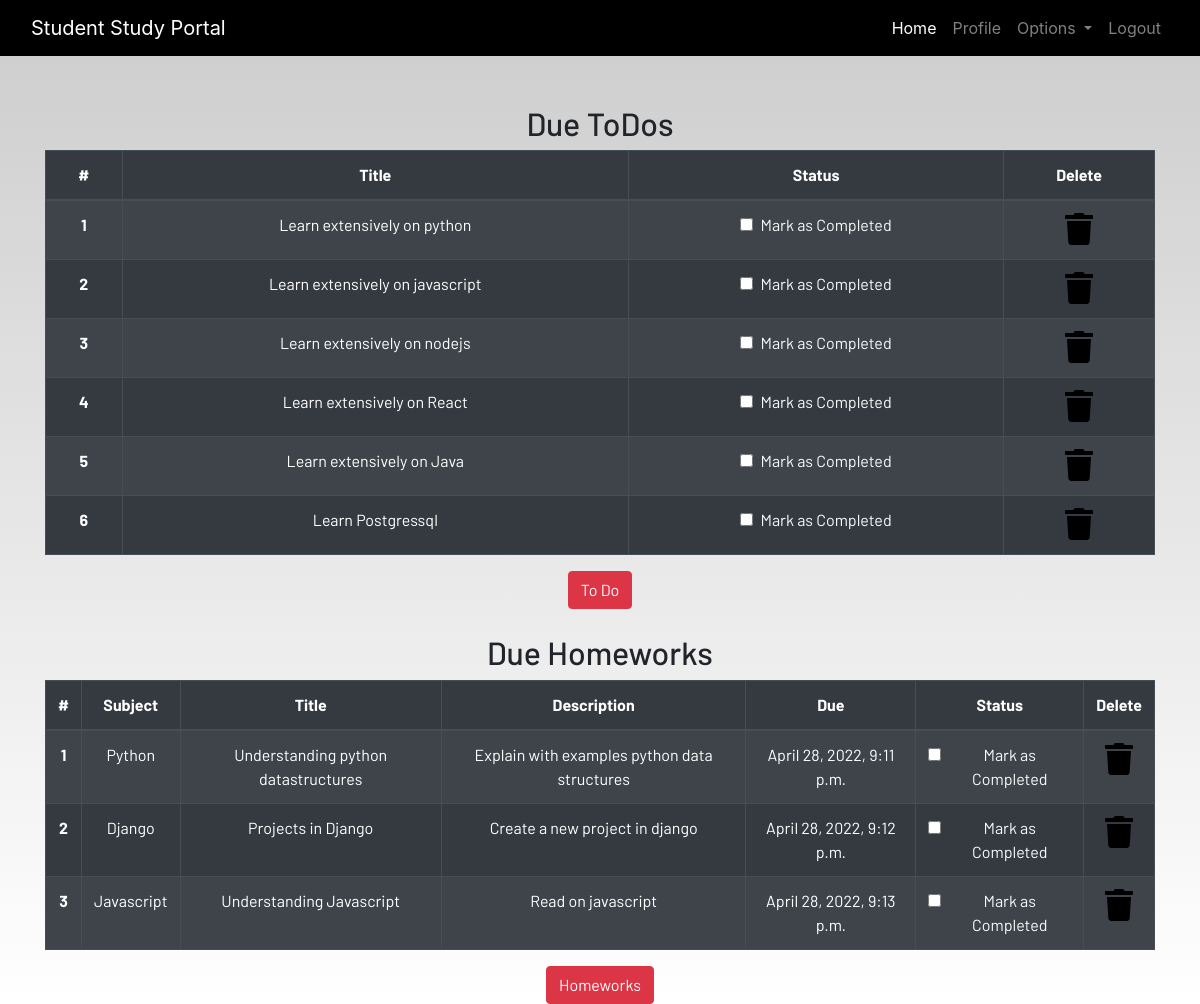
/profile/ (signed in), run on the app's committed database.
### studentportal/models.py (models this page shows, shortened)
class Todo(models.Model):
    user = models.ForeignKey(User, on_delete=models.CASCADE)
    title = models.CharField(max_length=255)
    is_finished = models.BooleanField(default=False)

class Homework(models.Model):
    user = models.ForeignKey(User, on_delete=models.CASCADE)
    subject = models.CharField(max_length=50)
    title = models.CharField(max_length=255)
    description = models.TextField()
    due = models.DateTimeField()
    is_finished = models.BooleanField(default=False)

### studentportal/views.py (the view)
# urls.py: path('profile/', dash_views.profile, name='profile' ),
@login_required
def profile(request):
    homeworks = Homework.objects.filter(is_finished=False, user=request.user)
    todos = Todo.objects.filter(is_finished=False, user=request.user)
    if len(homeworks) == 0:
        homework_done = True
    else:
        homework_done = False
    if len(todos) == 0:
        todos_done = True
    else:
        todos_done = False
    context = {
        'homeworks': homeworks,
        'todos': todos,
        'homework_done': homework_done,
        'todos_done': todos_done
    }
    return render(request, "dashboard/profile.html", context)

### studentportal/templates/dashboard/profile.html
{% extends 'dashboard/base.html' %}
{% load static %}
{% load crispy_forms_tags%}
{% block content %}
<section class="text-center">
    <div class="container">
        {% if not todos_done %}
        <h2>Due ToDos</h2>
        <table class="table table-striped table-bordered table-hover table-dark">
            <thead>
                <tr>
                    <th scope="col">#</th>
                    <th scope="col">Title</th>
                    <th scope="col">Status</th>
                    <th scope="col">Delete</th>
                </tr>
            </thead>
            <tbody>
                {% for todo in todos %}
                <tr>
                    <th scope="row">{{ forloop.counter }}</th>
                    <td>{{todo.title}}</td>
                    <td>
                        <a href="{% url 'update-todo' todo.id %}">
                            <div class="form-check">
                                {% if todo.is_finished == True%}
                                <input class="form-check-input" type="checkbox" value="" checked>
                                {% else %}
                                <input class="form-check-input" type="checkbox" value="">
                                {% endif %}
                                <label class="form-check-label text-light" for="flexCheckDefault">
                                    Mark as Completed
                                </label>
                            </div>
                        </a>
                    </td>
                    <td><a href="{% url 'delete-todo' todo.id %}"><i class="fa fa-trash fa-2x"></i></a></td>
                </tr>
                {% endfor %}
            </tbody>
        </table>
    {% else %}
        <h3>All To dos are completed!!!!</h3>
    {% endif %}
    <a href="{% url 'todo' %}" class="btn btn-danger">To Do</a>
        <br><br>
        <h2>Due Homeworks</h2>
        {% if not homework_done %}
        <table class="table table-striped table-bordered table-hover table-dark">
            <thead>
                <tr>
                    <th scope="col">#</th>
                    <th scope="col">Subject</th>
                    <th scope="col">Title</th>
                    <th scope="col">Description</th>
                    <th scope="col">Due</th>
                    <th scope="col">Status</th>
                    <th scope="col">Delete</th>
                </tr>
            </thead>
            <tbody>
                {% for homework in homeworks%}
                <tr>
                    <th scope="row">{{forloop.counter}}</th>
                    <td>{{homework.subject}}</td>
                    <td>{{homework.title}}</td>
                    <td>{{homework.description}}</td>
                    <td>{{homework.due}}</td>
                    <td>
                        <a href="{% url 'update-homework' homework.id %}">
                            <div class="form-check">
                                {% if homework.is_finished == True%}
                                <input class="form-check-input" type="checkbox" value="" checked>
                                {% else %}
                                <input class="form-check-input" type="checkbox" value="">
                                {% endif %}
                                <label class="form-check-label text-light" for="flexCheckDefault">
                                    Mark as Completed
                                </label>
                            </div>
                        </a>
                    </td>
                    <td><a href="{% url 'delete-homework' homework.id %}"><i class="fa fa-trash fa-2x"></i></a></td>
                </tr>
                {% endfor %}
            </tbody>
        </table>
        {% else %}
        <h3>All To homeworks are completed!!!!</h3>
        {% endif %}
        <a href="{% url 'homework' %}" class="btn btn-danger">Homeworks</a>
    </div>
</section>
{% endblock content %}

### studentportal/templates/dashboard/base.html (shortened to what this page needs)
<!DOCTYPE html>
{% load static %}
<html lang="en">
<head>
  <link rel="stylesheet" href="https://stackpath.bootstrapcdn.com/bootstrap/4.3.1/css/bootstrap.min.css"
 />
  <link rel="stylesheet" href="https://use.fontawesome.com/releases/v5.7.2/css/all.css"
 />
  <link rel="stylesheet" href="{% static 'css/main.css' %}" />
</head>
<body>
  <header>
    <nav class="navbar navbar-expand-lg navbar-dark bg-dark">
      <div class="container-fluid">
        <a class="navbar-brand" href="{% url 'home' %}">Student Study Portal</a>
        <div class="collapse navbar-collapse justify-content-end" id="navbarSupportedContent">
          <ul class="navbar-nav mb-2 mb-lg-0">
            <li class="nav-item">
              <a class="nav-link active" aria-current="page" href="{% url 'home' %}">Home</a>
            </li>
            {% if user.is_authenticated %}
            <li class="nav-item">
              <a class="nav-link" href="{% url 'profile' %}">Profile</a>
            </li>
            <li class="nav-item dropdown">
              <a class="nav-link dropdown-toggle" href="#" id="navbarDropdown" role="button" data-toggle="dropdown"
                aria-haspopup="true" aria-expanded="false">
                Options
              </a>
            </li>
            <li class="nav-item">
              <a class="nav-link" href="{% url 'logout' %}">Logout</a>
            </li>
            {% endif %}
          </ul>
        </div>
      </div>
    </nav>
  </header>
  <br /><br />
  <main>
    {% block content %}
    {% endblock content %}
  </main>
</body>
</html>

### static/css/main.css (style rules this page uses)
html { scroll-behavior: smooth; height: 100%; width: 100%; }
main { font-family: Barlow, Quicksand, Rubik, sans-serif, serif, 'Times New Roman', Times, serif !important; }
.navbar { background-color: rgb(0, 0, 0) !important; }
a { text-decoration: none !important; color: black; }
html, body { max-width: 100%; overflow-x: hidden; height: 100%; width: 100%; }
body { background: linear-gradient(rgba(0, 0, 0, 0.2), rgba(255, 255, 255, 0.5)); overflow-x: hidden; background-repeat: no-repeat; }
.fa { color: black; }

### data on the page
Todo: title "Learn extensively on python"
Todo: title "Learn extensively on javascript"
Todo: title "Learn extensively on nodejs"
Todo: title "Learn extensively on React"
Todo: title "Learn extensively on Java"
Todo: title "Learn Postgressql"
Homework: subject "Python", title "Understanding python datastructures", description "Explain with examples python data structures", due "April 28, 2022, 9:11 p.m."
Homework: subject "Django", title "Projects in Django", description "Create a new project in django", due "April 28, 2022, 9:12 p.m."
Homework: subject "Javascript", title "Understanding Javascript", description "Read on javascript", due "April 28, 2022, 9:13 p.m."
